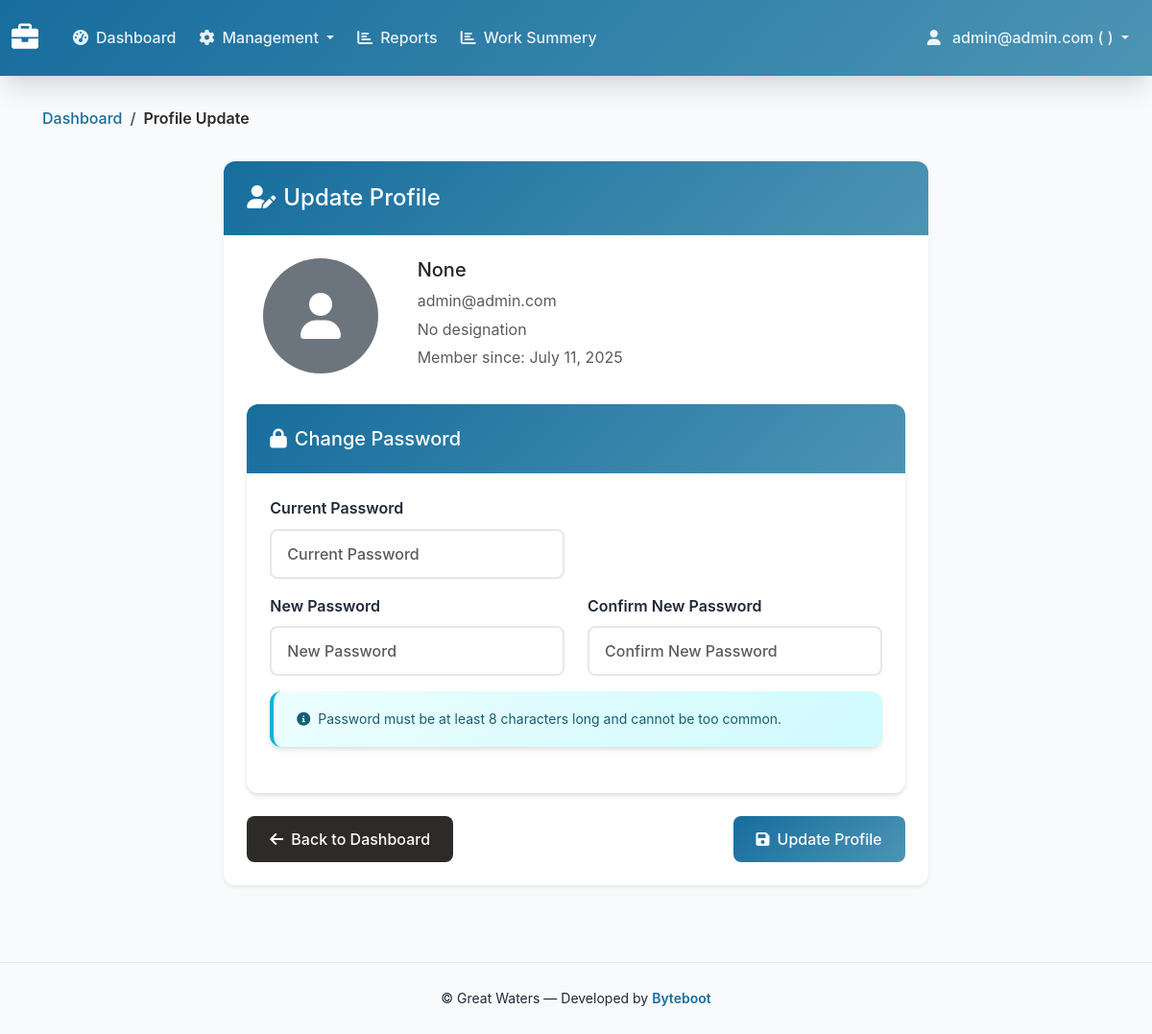
Screenshot of /profile/update/ (signed in) with the database file from the repository.
### home/models.py (models this page shows, shortened)
class CustomUser(AbstractBaseUser, PermissionsMixin):
    email = models.EmailField(unique=True, verbose_name='email address')
    first_name = models.CharField(max_length=30, null=True, blank=True, verbose_name='first name')
    last_name = models.CharField(max_length=30, null=True, blank=True, verbose_name='last name')
    employee_id = models.CharField(max_length=30, null=True, blank=True, verbose_name='employee_id')
    designation = models.CharField(max_length=200, null=True, blank=True)
    is_lead_engineer = models.BooleanField(default=False)
    profile_picture = models.FileField(upload_to="profile_pic", null=True, blank=True)
    man_hour_of_employee = models.DecimalField(default=0, max_digits = 5, decimal_places = 2)
    is_verified = models.BooleanField(default=False)
    phone_number = models.CharField(
        max_length=15,
        blank=True,
        null=True,
        validators=[RegexValidator(regex=r'^\+?1?\d{9,15}$', message="Phone number must be entered in the format: '+999999999'. Up to 15 digits allowed.")],
        verbose_name='phone number'
    )
    date_of_birth = models.DateField(auto_now_add=False, null=True, blank=True)
    pin_code = models.BigIntegerField(default=1, null=True, blank=True)
    age = models.CharField(max_length=20, null=True, blank=True)
    district = models.CharField(max_length=20, null=True, blank=True)
    state = models.CharField(max_length=20, null=True, blank=True)
    address = models.TextField(blank=True, null=True, verbose_name='address')
    is_active = models.BooleanField(default=True, verbose_name='active')
    is_staff = models.BooleanField(default=False, verbose_name='staff status')
    role = models.CharField(max_length=20,
                            choices=(
                                ("admin","admin"),
                                ("semi-admin", "semi-admin"),
                                ("user","user"),
                            ),
                            default='user'
                            )
    work_location = models.ForeignKey(WorkLocation, on_delete=models.CASCADE, null=True, blank=True)
    date_joined = models.DateTimeField(auto_now_add=True, verbose_name='date joined')
    objects = CustomUserManager()
    USERNAME_FIELD = 'email'
    REQUIRED_FIELDS = ["first_name", "date_of_birth", "phone_number"]
    class Meta:
        verbose_name = 'user'
        verbose_name_plural = 'users'

### home/views.py (the view)
# urls.py: path('profile/update/', views.profile_update, name='profile_update'),
@login_required
def profile_update(request):
    if request.method == 'POST':
        profile_form = ProfileUpdateForm(request.POST, request.FILES)
        password_form = CustomPasswordChangeForm(request.user, request.POST)
        profile_updated = False
        password_updated = False
        if profile_form.is_valid() and request.FILES.get('profile_picture'):
            if request.user.profile_picture:
                if default_storage.exists(request.user.profile_picture.name):
                    default_storage.delete(request.user.profile_picture.name)
            request.user.profile_picture = profile_form.cleaned_data['profile_picture']
            request.user.save()
            profile_updated = True
            messages.success(request, 'Profile picture updated successfully!')
        if password_form.is_valid() and any([
            password_form.cleaned_data.get('old_password'),
            password_form.cleaned_data.get('new_password1'),
            password_form.cleaned_data.get('new_password2')
        ]):
            user = password_form.save()
            update_session_auth_hash(request, user)  # Important for keeping user logged in
            password_updated = True
            messages.success(request, 'Password updated successfully!')
        if not profile_form.is_valid():
            for field, errors in profile_form.errors.items():
                for error in errors:
                    messages.info(request, f"Profile Picture: {error}")
        if not password_form.is_valid():
            for field, errors in password_form.errors.items():
                for error in errors:
                    messages.info(request, f"Password: {error}")
        if profile_updated or password_updated:
            return redirect('profile_update')
    else:
        profile_form = ProfileUpdateForm()
        password_form = CustomPasswordChangeForm(request.user)
    context = {
        'profile_form': profile_form,
        'password_form': password_form,
        'user': request.user,
    }
    return render(request, 'profile_update.html', context)

### templates/profile_update.html (shortened to what this page needs)
{% extends 'base.html' %}
{% load static %}
{% block breadcrumb %}
<div class="container">
    <nav aria-label="breadcrumb">
        <ol class="breadcrumb">
            <li class="breadcrumb-item"><a href="{% url 'employee_dashboard' %}">Dashboard</a></li>
            <li class="breadcrumb-item active">Profile Update</li>
        </ol>
    </nav>
</div>
{% endblock %}
{% block content %}
<div class="container-fluid">
    <div class="row justify-content-center">
        <div class="col-md-8">
            <div class="card shadow-sm">
                <div class="card-header bg-primary text-white">
                    <h4 class="mb-0">
                        <i class="fas fa-user-edit me-2"></i>Update Profile
                    </h4>
                </div>
                <div class="card-body">
                    <div class="row mb-4">
                        <div class="col-md-3 text-center">
                            {% if user.profile_picture %}
                                <img src="{{ user.profile_picture.url }}"
                                     alt="Profile Picture"
                                     class="img-fluid rounded-circle mb-2"
                                     style="width: 120px; height: 120px; object-fit: cover;">
                            {% else %}
                                <div class="bg-secondary rounded-circle d-flex align-items-center justify-content-center mb-2"
                                     style="width: 120px; height: 120px; margin: 0 auto;">
                                    <i class="fas fa-user fa-3x text-white"></i>
                                </div>
                            {% endif %}
                        </div>
                        <div class="col-md-9">
                            <h5>{{ user.first_name }} {{ user.last_name }}</h5>
                            <p class="text-muted mb-1">{{ user.email }}</p>
                            <p class="text-muted mb-1">{{ user.designation|default:"No designation" }}</p>
                            <p class="text-muted mb-0">Member since: {{ user.date_joined|date:"F d, Y" }}</p>
                        </div>
                    </div>
                    <form method="post" enctype="multipart/form-data">
                        <div class="card mb-4">
                            <div class="card-header">
                                <h5 class="mb-0">
                                    <i class="fas fa-lock me-2"></i>Change Password
                                </h5>
                            </div>
                            <div class="card-body">
                                <div class="row">
                                    <div class="col-md-6">
                                        <div class="mb-3">
                                            <label for="{{ password_form.old_password.id_for_label }}" class="form-label">
                                                Current Password
                                            </label>
                                            {{ password_form.old_password }}
                                        </div>
                                    </div>
                                </div>
                                <div class="row">
                                    <div class="col-md-6">
                                        <div class="mb-3">
                                            <label for="{{ password_form.new_password1.id_for_label }}" class="form-label">
                                                New Password
                                            </label>
                                            {{ password_form.new_password1 }}
                                        </div>
                                    </div>
                                    <div class="col-md-6">
                                        <div class="mb-3">
                                            <label for="{{ password_form.new_password2.id_for_label }}" class="form-label">
                                                Confirm New Password
                                            </label>
                                            {{ password_form.new_password2 }}
                                        </div>
                                    </div>
                                </div>
                                <div class="alert alert-info">
                                    <small>
                                        <i class="fas fa-info-circle me-1"></i>
                                        Password must be at least 8 characters long and cannot be too common.
                                    </small>
                                </div>
                            </div>
                        </div>
                        <div class="d-flex justify-content-between">
                            <a href="{% url 'employee_dashboard' %}" class="btn btn-secondary">
                                <i class="fas fa-arrow-left me-2"></i>Back to Dashboard
                            </a>
                            <button type="submit" class="btn btn-primary">
                                <i class="fas fa-save me-2"></i>Update Profile
                            </button>
                        </div>
                    </form>
                </div>
            </div>
        </div>
    </div>
</div>
{% endblock %}

### templates/base.html (shortened to what this page needs)
<!DOCTYPE html>
<html lang="en">
<head>
    <link href="https://cdn.jsdelivr.net/npm/bootstrap@5.3.0/dist/css/bootstrap.min.css" rel="stylesheet">
    <link href="https://cdnjs.cloudflare.com/ajax/libs/font-awesome/6.0.0/css/all.min.css" rel="stylesheet">
</head>
<body>
    <nav class="navbar navbar-expand-lg navbar-dark top-navbar">
        <div class="container-fluid">
            <a class="navbar-brand" href="{% if user.is_authenticated %}{% if user.role == 'admin' %}{% url 'admin_dashboard' %}{% else %}{% url 'employee_dashboard' %}{% endif %}{% else %}#{% endif %}">
                <i class="fas fa-briefcase me-2"></i>
            </a>
            <div class="collapse navbar-collapse" id="navbarNav">
                {% if user.is_authenticated %}
                    <ul class="navbar-nav me-auto">
                        {% if user.role == 'admin' or user.role == 'semi-admin' %}
                            <li class="nav-item">
                                <a class="nav-link {% if request.resolver_match.url_name == 'admin_dashboard' %}active{% endif %}" href="{% url 'admin_dashboard' %}">
                                    <i class="fas fa-tachometer-alt me-2"></i>Dashboard
                                </a>
                            </li>
                            <li class="nav-item dropdown">
                                <a class="nav-link dropdown-toggle" href="#" id="managementDropdown" role="button" data-bs-toggle="dropdown">
                                    <i class="fas fa-cog me-2"></i>Management
                                </a>
                            </li>
                            <li class="nav-item">
                                <a class="nav-link {% if request.resolver_match.url_name == 'reports' %}active{% endif %}" href="{% url 'reports' %}">
                                    <i class="fas fa-chart-bar me-2"></i>Reports
                                </a>
                            </li>
                             <li class="nav-item">
                                <a class="nav-link {% if request.resolver_match.url_name == 'all_projects_work_summary' %}active{% endif %}" href="{% url 'all_projects_work_summary' %}">
                                    <i class="fas fa-chart-bar me-2"></i>Work Summery
                                </a>
                            </li>
                        {% endif %}
                    </ul>
                {% endif %}
                <ul class="navbar-nav">
                    {% if user.is_authenticated %}
                        <li class="nav-item dropdown">
                            <a class="nav-link dropdown-toggle" href="#" id="userDropdown" role="button" data-bs-toggle="dropdown">
                                <i class="fas fa-user me-2"></i>
                                {{ user.email }} ( {{ user.first_name }} )
                            </a>
                        </li>
                    {% else %}
                        <li class="nav-item">
                            <a class="nav-link" href="{% url 'login' %}">
                                <i class="fas fa-sign-in-alt me-2"></i>Login
                            </a>
                        </li>
                    {% endif %}
                </ul>
            </div>
        </div>
    </nav>
    <div class="container-fluid main-content">
        {% block breadcrumb %}{% endblock %}
        {% block content %}{% endblock %}
    </div>
    <footer class="text-center py-4 mt-5" style="background: #f8fafc; border-top: 1px solid #e5e7eb;">
        <div class="container">
            <small>
                &copy; {{ now|date:"Y" }} Great Waters &mdash; Developed by
                <a href="https://www.byteboot.in" target="_blank" rel="noopener" style="color: var(--primary-color); font-weight: 600; text-decoration: none;">
                    Byteboot
                </a>
            </small>
        </div>
    </footer>
</body>
</html>

### rows the page displays
CustomUser: email "admin@admin.com", last_name "None", designation "No designation", date_joined "July 11, 2025"
